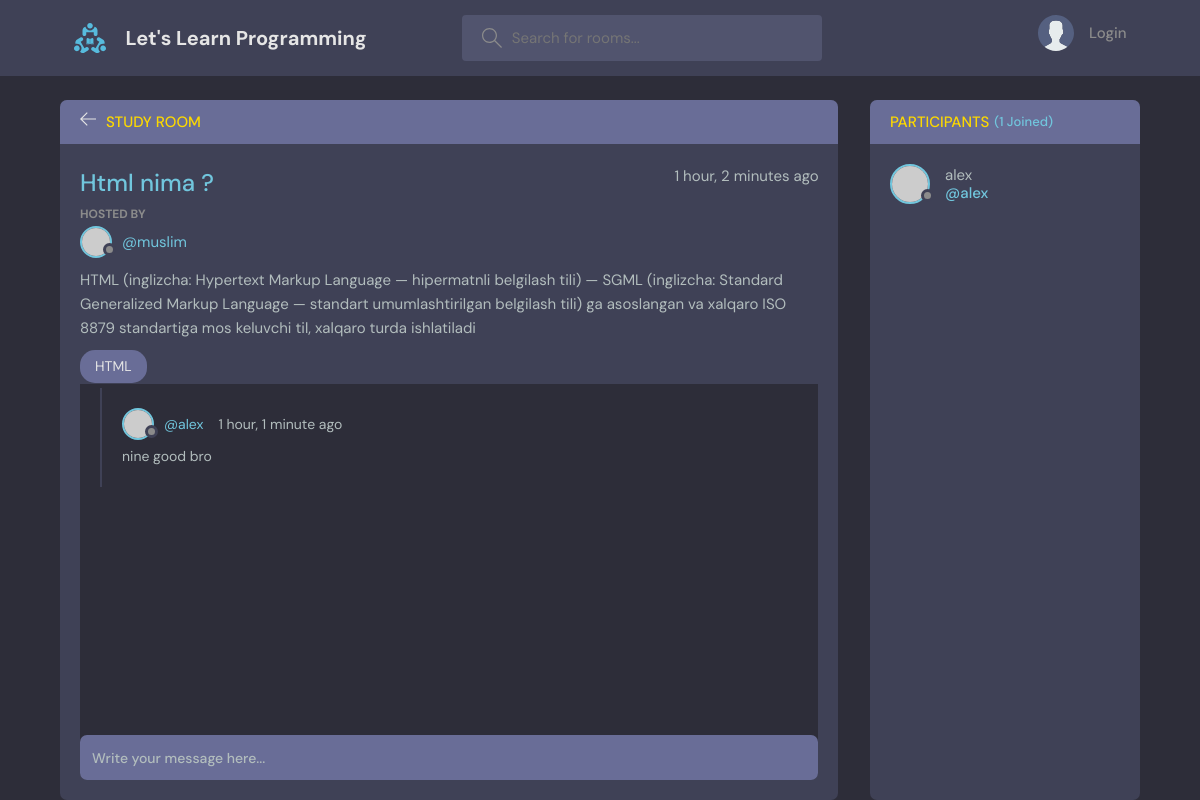
Page /room/2/ on the committed database.
### base/models.py (models this page shows, shortened)
class Room(models.Model):
    host = models.ForeignKey(User, on_delete=models.SET_NULL, null=True)
    topic = models.ForeignKey(Topic, on_delete=models.SET_NULL, null=True)
    name = models.CharField(max_length=200)
    description = models.TextField(null=True, blank=True)
    participants = models.ManyToManyField(User, related_name='participants', blank=True)
    updated = models.DateTimeField(auto_now=True)
    created = models.DateTimeField(auto_now_add=True)
    views = models.ManyToManyField(User, related_name='room_views')
    class Meta:
        ordering = ['-updated', '-created']

class Topic(models.Model):
    name = models.CharField(max_length=200)
    def __str__(self):
        return self.name

class Message(models.Model):
    user = models.ForeignKey(User, on_delete=models.CASCADE)
    room = models.ForeignKey(Room, on_delete=models.CASCADE)
    body = models.TextField()
    updated = models.DateTimeField(auto_now=True)
    created = models.DateTimeField(auto_now_add=True)
    class Meta:
        ordering = ['-updated', '-created']

### users/models.py (models this page shows)
class User(AbstractUser):
    name = models.CharField(max_length=200, null=True, blank=True)
    email = models.EmailField(blank=True, null=True)
    bio = models.TextField(null=True)
    avatar = models.ImageField(null=True, default='avatar.svg')

### base/views.py (the view, shortened to what this page needs)
# urls.py: path('room/<str:pk>/', views.room, name='room'),
def room(request, pk):
    room = Room.objects.get(id=pk)
    room_messages = room.message_set.all()
    participants = room.participants.all()
    context = {'room': room, 'room_messages': room_messages, 'participants': participants}
    return render(request, 'base/room.html', context)

### base/templates/base/room.html (shortened to what this page needs)
{% extends 'main.html' %}
{% block content %}
    <main class="profile-page layout layout--2">
        <div class="container">
            <div class="room">
                <div class="room__top">
                    <div class="room__topLeft">
                        <a href="{% url 'home' %}">
                            <svg version="1.1" xmlns="http://www.w3.org/2000/svg" width="32" height="32"
                                 viewBox="0 0 32 32">
                                <title>arrow-left</title>
                                <path
                                        d="M13.723 2.286l-13.723 13.714 13.719 13.714 1.616-1.611-10.96-10.96h27.625v-2.286h-27.625l10.965-10.965-1.616-1.607z"
                                ></path>
                            </svg>
                        </a>
                        <h3>Study Room</h3>
                    </div>
                </div>
                <div class="room__box scroll">
                    <div class="room__header scroll">
                        <div class="room__info">
                            <h3>{{ room.name }}</h3>
                            <span>{{ room.created|timesince }} ago</span>
                        </div>
                        <div class="room__hosted">
                            <p>Hosted By</p>
                            <a href="{% url 'user-profile' room.host.id %}" class="room__author">
                                <div class="avatar avatar--small">
                                    <img src="https://randomuser.me/api/portraits/men/37.jpg"/>
                                </div>
                                <span>@{{ room.host.username }}</span>
                            </a>
                        </div>
                        <div class="room__details">
                           {{ room.description }}
                        </div>
                        <span class="room__topics">{{ room.topic }}</span>
                    </div>
                    <div class="room__conversation">
                        <div class="threads scroll">
                            {% for message in room_messages %}
                                <div class="thread">
                                    <div class="thread__top">
                                        <div class="thread__author">
                                            <a href="{% url 'user-profile' message.user.id %}"
                                               class="thread__authorInfo">
                                                <div class="avatar avatar--small">
                                                    <img src="https://randomuser.me/api/portraits/men/37.jpg"/>
                                                </div>
                                                <span>@{{ message.user.username }}</span>
                                            </a>
                                            <span class="thread__date">{{ message.created|timesince }} ago</span>
                                        </div>
                                    </div>
                                    <div class="thread__details">
                                        {{ message.body }}
                                    </div>
                                </div>
                            {% endfor %}
                        </div>
                    </div>
                </div>
                <div class="room__message">
                    <form action="" method="POST">
                        <input name="body" placeholder="Write your message here..."/>
                    </form>
                </div>
            </div>
            <div class="participants">
                <h3 class="participants__top">Participants <span>({{ participants.count }} Joined)</span></h3>
                <div class="participants__list scroll">
                    {% for user in participants %}
                        <a href="{% url 'user-profile' user.id %}" class="participant">
                            <div class="avatar avatar--medium">
                                <img src="https://randomuser.me/api/portraits/men/37.jpg"/>
                            </div>
                            <p>
                                {{ user.username }}
                                <span>@{{ user.username }}</span>
                            </p>
                        </a>
                    {% endfor %}
                </div>
            </div>
        </div>
    </main>
{% endblock %}

### rows in the picture
Room: name "Html nima ?", created "1 hour, 2 minutes", host.username "muslim", description "HTML (inglizcha: Hypertext Markup Language — hipermatnli belgilash tili) — SGML (inglizcha: Standard Generalized Markup Language — standart umumlashtirilgan belgilash tili) ga asoslangan va xalqaro ISO 8879 standartiga mos keluvchi til, xalqaro turda ishlatiladi", topic "HTML"
Message: user.username "alex", created "1 hour, 1 minute", body "nine good bro"
User: username "alex"

### other values in the picture
{{ participants.count }} "1"
